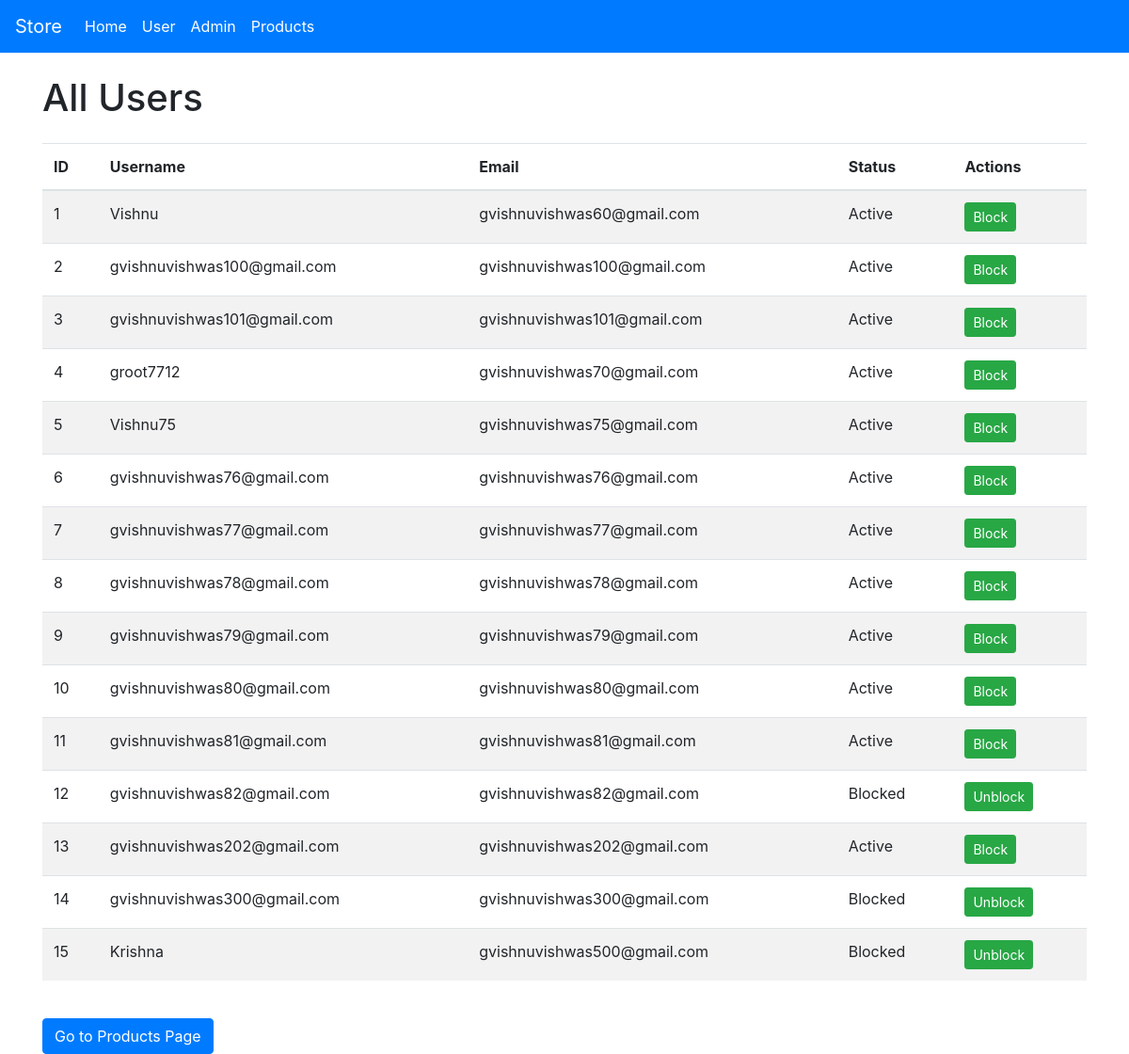
Screenshot of /view-users with the database file from the repository.
### app/users/models.py (models this page shows, shortened)
class SignupUser(db.Model, UserMixin):
    id = db.Column(db.Integer, primary_key=True)
    username = db.Column(db.String(200), unique=True, nullable=False)
    email = db.Column(db.String(200), unique=True, nullable=False)
    password = db.Column(db.String(200), nullable=False)
    blocked = db.Column(db.Boolean, default=False)

### app/admin/routes.py (the view)
@app.route('/view-users')
def view_users():
    users = SignupUser.query.all()
    return render_template('admin/view_users.html', users=users)

### app/templates/admin/view_users.html
{% extends 'base.html' %}
{% block view_users %}
    <div class="container">
        <h1 class="mt-4 mb-4">All Users</h1>
        <div class="table-responsive">
            <table class="table table-striped">
                <thead>
                    <tr>
                        <th>ID</th>
                        <th>Username</th>
                        <th>Email</th>
                        <th>Status</th>
                        <th>Actions</th>
                    </tr>
                </thead>
                <tbody>
                    {% for user in users %}
                        <tr>
                            <td>{{ user.id }}</td>
                            <td>{{ user.username }}</td>
                            <td>{{ user.email }}</td>
                            <td>{{ "Blocked" if user.blocked else "Active" }}</td>
                            <td>
                                {% if user.blocked %}
                                    <form action="{{ url_for('unblock_user', user_id=user.id) }}" method="POST">
                                        <button type="submit" class="btn btn-sm btn-success">Unblock</button>
                                    </form>
                                {% else %}
                                    <form action="{{ url_for('block_user', user_id=user.id) }}" method="POST">
                                        <button type="submit" class="btn btn-sm btn-success">Block</button>
                                    </form>
                                {% endif %}
                            </td>
                        </tr>
                    {% endfor %}
                </tbody>
            </table>
        </div>
    </div>
    <div class="container mt-4">
        <a href="/products-page" class="btn btn-primary">Go to Products Page</a>
    </div>
{% endblock %}

### app/templates/base.html (shortened to what this page needs)
<!DOCTYPE html>
<html lang="en">
<head>
    <link href="https://stackpath.bootstrapcdn.com/bootstrap/4.5.2/css/bootstrap.min.css" rel="stylesheet">
</head>
<body>
    <nav class="navbar navbar-expand-lg navbar-dark bg-primary">
        <a class="navbar-brand" href="/">Store</a>
        <div class="collapse navbar-collapse" id="navbarSupportedContent">
            <ul class="navbar-nav mr-auto">
                <li class="nav-item active">
                    <a class="nav-link" href="/">Home<span class="sr-only">(current)</span></a>
                </li>
                <li class="nav-item active">
                    <a class="nav-link" href="/signup-user">User<span class="sr-only">(current)</span></a>
                </li>
                <li class="nav-item active">
                    <a class="nav-link" href="/signup-admin">Admin<span class="sr-only">(current)</span></a>
                </li>
                <li class="nav-item active">
                    <a class="nav-link" href="/products-page">Products<span class="sr-only">(current)</span></a>
                </li>
            </ul>
        </div>
    </nav>
    {% block view_users %}{% endblock view_users %}
</body>
</html>

### rows the page displays
SignupUser: id "1", username "Vishnu", email "gvishnuvishwas60@gmail.com", blocked "Active"
SignupUser: id "2", username "gvishnuvishwas100@gmail.com", email "gvishnuvishwas100@gmail.com", blocked "Active"
SignupUser: id "3", username "gvishnuvishwas101@gmail.com", email "gvishnuvishwas101@gmail.com", blocked "Active"
SignupUser: id "4", username "groot7712", email "gvishnuvishwas70@gmail.com", blocked "Active"
SignupUser: id "5", username "Vishnu75", email "gvishnuvishwas75@gmail.com", blocked "Active"
SignupUser: id "6", username "gvishnuvishwas76@gmail.com", email "gvishnuvishwas76@gmail.com", blocked "Active"
SignupUser: id "7", username "gvishnuvishwas77@gmail.com", email "gvishnuvishwas77@gmail.com", blocked "Active"
SignupUser: id "8", username "gvishnuvishwas78@gmail.com", email "gvishnuvishwas78@gmail.com", blocked "Active"
SignupUser: id "9", username "gvishnuvishwas79@gmail.com", email "gvishnuvishwas79@gmail.com", blocked "Active"
SignupUser: id "10", username "gvishnuvishwas80@gmail.com", email "gvishnuvishwas80@gmail.com", blocked "Active"
SignupUser: id "11", username "gvishnuvishwas81@gmail.com", email "gvishnuvishwas81@gmail.com", blocked "Active"
SignupUser: id "12", username "gvishnuvishwas82@gmail.com", email "gvishnuvishwas82@gmail.com", blocked "Blocked"
SignupUser: id "13", username "gvishnuvishwas202@gmail.com", email "gvishnuvishwas202@gmail.com", blocked "Active"
SignupUser: id "14", username "gvishnuvishwas300@gmail.com", email "gvishnuvishwas300@gmail.com", blocked "Blocked"
SignupUser: id "15", username "Krishna", email "gvishnuvishwas500@gmail.com", blocked "Blocked"
